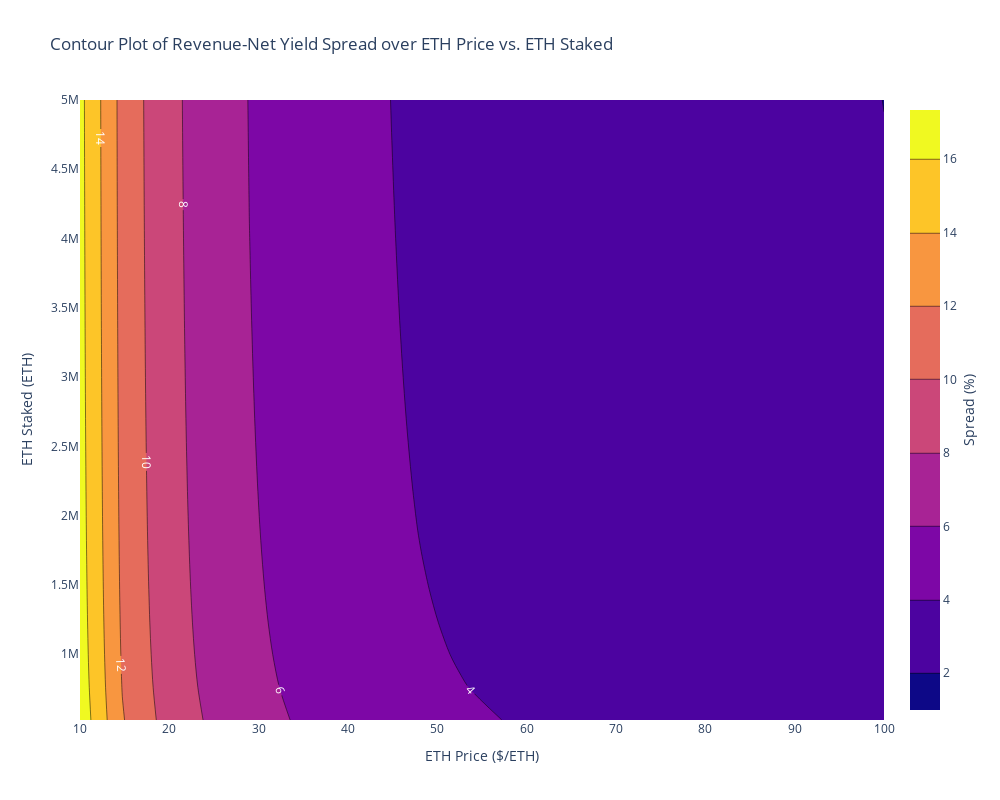

Notebook cell for this chart:
### Code cell
visualizations.plot_revenue_net_yield_spread(df)

### Figure 1 — Plotly figure (JSON) as saved in the notebook; plotly's stock layout.template omitted (floating-point values rounded to 4 significant figures; data arrays with more than 128 entries replaced by an {"elided": "..."} marker saying what was removed)
{"data": [{"autocontour": true, "colorbar": {"title": {"font": {"size": 14}, "side": "right", "text": "Spread (%)"}}, "contours": {"end": 16, "labelfont": {"color": "white", "size": 12}, "showlabels": true, "size": 2, "start": 2}, "line": {"smoothing": 0.85}, "type": "contour", "x": [10, 14.74, 19.47, 24.21, 28.95, 33.68, 38.42, 43.16, 47.89, 52.63, 57.37, 62.11, 66.84, 71.58, 76.32, 81.05, 85.79, 90.53, 95.26, 100], "y": [524288, 759900.0, 995400.0, 1231000.0, 1467000.0, 1702000.0, 1938000.0, 2173000.0, 2409000.0, 2644000.0, 2880000.0, 3115000.0, 3351000.0, 3587000.0, 3822000.0, 4058000.0, 4293000.0, 4529000.0, 4764000.0, 5000000], "z": {"elided": "20x20 float values"}}], "layout": {"autosize": false, "height": 800, "title": {"text": "Contour Plot of Revenue-Net Yield Spread over ETH Price vs. ETH Staked"}, "width": 1000, "xaxis": {"autorange": true, "range": [10, 100], "title": {"text": "ETH Price ($/ETH)"}, "type": "linear"}, "yaxis": {"autorange": true, "range": [524288, 5000000], "title": {"text": "ETH Staked (ETH)"}, "type": "linear"}}}
